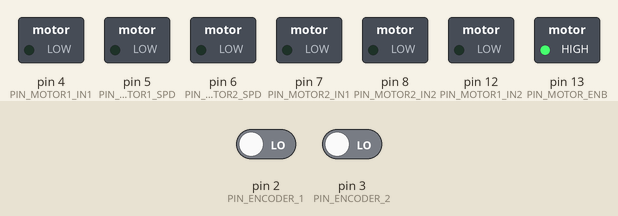
A sketch run on a simulated Arduino Uno, built with avr-gcc and run on an emulated ATmega328P. Parts: switched loads named in the sketch (green lamp = pin HIGH). The test bench sets the inputs (shaded band); at power-on: pin 2 (PIN_ENCODER_1) LOW, pin 3 (PIN_ENCODER_2) LOW. What the sketch prints to the serial monitor is not drawn.

Above: at 0.1 s.
At 3.1 s:
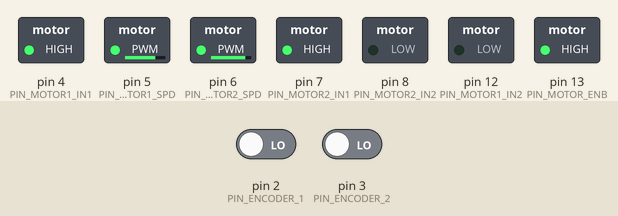
At 5.1 s:
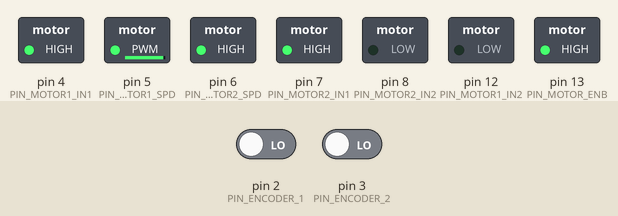
Timing chart, 0 to 6.6 s (numbered marks = the images above):
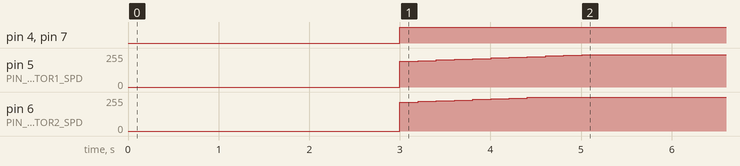

Measured:
- by itself, pin 4 (PIN_MOTOR1_IN1), pin 7 (PIN_MOTOR2_IN1): LOW → HIGH at 3.0 s
- by itself, pin 5 (PIN_MOTOR1_SPD): moves from 0/255 to 243/255 over 2.0 s
- by itself, pin 6 (PIN_MOTOR2_SPD): moves from 0/255 to 255/255 over 1.6 s

The sketch:

Straight.ino
```cpp
#include <PID_v1.h>
#include "encoderPolling.h"
#include "motor.h"

#define TRAVEL_FEETS 40
#define STEERINGTRIM -5

#define THROTTLE_START 200
#define THROTTLE_MAX 255
#define THROTTLE_STEP 5
#define THROTTLE_STEP_TIME 200

#define INCH_COUNT_CONVERSION 20.0/7.5

int steeringTrim;
double Kp = 2.4, Ki = 0, Kd = 0;
double Setpoint, Input, Output;
PID myPID(&Input, &Output, &Setpoint, Kp, Ki, Kd, DIRECT);

Encoder encoder;
Motor motor;
/*
function: moveForward

Parameters
inches (float): distance to move forward robot in inches

returns void

*/
void moveForward(float inches)
{
   encoder.resetCount();
   int throttle = THROTTLE_START;
   int moved = 0;
   float inchesToCount = (INCH_COUNT_CONVERSION); // 20 counts / correction
   int distance = (int)(inchesToCount * inches);
   unsigned long lastTime = micros();

   while (moved < distance)
  {

    encoder.poll();
    float lspd = encoder.getLeftSpeed();
    float rspd = encoder.getRightSpeed(); // read this side

    Input = lspd - rspd;
    if (
      (lspd == 0 && rspd > 0) ||
      (lspd > 0 && rspd == 0)
    )
    {
      Input = Input * 1.5;
    }
    myPID.Compute();

    if (throttle < 0)
    {
      motor.left(0);
      motor.right(0);
    }
    else
    {
      motor.left(throttle - Output);
      motor.right(throttle + Output);
    }
    Serial.println(Output);

    unsigned long currentTime = millis();
    unsigned long elapsedTime = currentTime - lastTime;

    moved = (encoder.getRightCount() + encoder.getLeftCount())/2;

    if (elapsedTime > THROTTLE_STEP_TIME)
    {
      throttle += THROTTLE_STEP;
      if (throttle > THROTTLE_MAX) throttle = THROTTLE_MAX;
      lastTime = currentTime;
    }
  }
  motor.stop();
}


void setup() {
  // put your setup code here, to run once:
  Serial.begin(115200);
  steeringTrim = STEERINGTRIM;
  Setpoint = steeringTrim;
  myPID.SetMode(AUTOMATIC);
  myPID.SetSampleTime(10);
  myPID.SetControllerDirection(REVERSE);
  myPID.SetOutputLimits(-255.0, 255.0);
  encoder.begin();
  motor.begin();
  delay(3000);
}

void loop() {
  // put your main code here, to run repeatedly:
  int feets = TRAVEL_FEETS;
  int inches = feets * 12;
  moveForward(inches);
}
```

encoderPolling.cpp
```cpp
#include <Arduino.h>
#include "encoderPolling.h"
#include "pindef.h"


#define SPEED_TIMEOUT 100000

Encoder::Encoder() :
  lastTimeLeft(0),
  lastTimeRight(0),
	leftSpeed(0),
	rightSpeed(0),
	leftPinLast(false),
	rightPinLast(false),
	leftCount(0),
	rightCount(0)
{
}

void Encoder::begin()
{
    pinMode(PIN_ENCODER_1, INPUT);
    pinMode(PIN_ENCODER_2, INPUT);
    resetCount();
}

void Encoder::poll()
{
    int leftPin = digitalRead(PIN_ENCODER_1);
    int rightPin = digitalRead(PIN_ENCODER_2);

    unsigned long currentTime = micros();
    unsigned long diffLeft = currentTime - lastTimeLeft;

    if (leftPin == HIGH && leftPinLast != HIGH)
    {
        leftPinLast = HIGH;
        lastTimeLeft = currentTime;
				leftSpeed = 100000.0 / (float) diffLeft;
				// Serial.println(diffLeft);
    }
    else if (leftPin == LOW && leftPinLast != LOW)
    {
        leftCount++;
        leftPinLast = LOW;
    }
		if (diffLeft > SPEED_TIMEOUT)
		{
			leftSpeed = 0;
		}

    unsigned long diffRight = currentTime - lastTimeRight;

    if (rightPin == HIGH && rightPinLast != HIGH)
    {
        rightPinLast = HIGH;
        lastTimeRight = currentTime;
				rightSpeed = 100000.0 / (float) diffRight;

    }
    else if (rightPin == LOW && rightPinLast != LOW)
    {
        rightCount++;
        rightPinLast = LOW;
    }
		if (diffRight > SPEED_TIMEOUT)
		{
			rightSpeed = 0;
		}

}

float Encoder::getLeftSpeed()
{
	return leftSpeed;
}

float Encoder::getRightSpeed()
{
	return rightSpeed;
}

int Encoder::getLeftCount()
{
  return leftCount;
}

int Encoder::getRightCount()
{
  return rightCount;
}

void Encoder::resetCount()
{
  leftCount = 0;
  rightCount = 0;
}
```

encoderPolling.h
```cpp
#ifndef ENCODER_H
#define ENCODER_H


class Encoder
{
public:
	unsigned long lastTimeLeft;
	unsigned long lastTimeRight;
	float leftSpeed;
	float rightSpeed;
	bool leftPinLast;
	bool rightPinLast;
	int leftCount;
	int rightCount;

	Encoder();
	void begin();

	void poll();

	float getLeftSpeed();
	float getRightSpeed();
	int getLeftCount();
	int getRightCount();

	void resetCount();


};

#endif //ENCODER_H
```

motor.cpp
```cpp
#include "motor.h"
#include "pindef.h"

Motor::Motor()
{
  pinMode(PIN_MOTOR_ENB, OUTPUT);
  disable();
  pinMode(PIN_MOTOR1_IN1, OUTPUT);
  pinMode(PIN_MOTOR1_IN2, OUTPUT);
  pinMode(PIN_MOTOR2_IN1, OUTPUT);
  pinMode(PIN_MOTOR2_IN2, OUTPUT);
  pinMode(PIN_MOTOR1_SPD, OUTPUT);
  pinMode(PIN_MOTOR2_SPD, OUTPUT);
}

void Motor::begin()
{
  stop();
  enable();
}

void Motor::disable()
{
  digitalWrite(PIN_MOTOR_ENB, LOW);
}

void Motor::enable()
{
  digitalWrite(PIN_MOTOR_ENB, HIGH);
}

void Motor::stop()
{
  digitalWrite(PIN_MOTOR1_SPD, LOW);
  digitalWrite(PIN_MOTOR2_SPD, LOW);
}


void Motor::leftForward(int speed)
{
  if (speed > 255) speed = 255;
  else if (speed < 0) speed = 0;
  digitalWrite(PIN_MOTOR1_IN1, HIGH);
  digitalWrite(PIN_MOTOR1_IN2, LOW);
  analogWrite(PIN_MOTOR1_SPD, speed);
}
void Motor::rightForward(int speed)
{
  if (speed > 255) speed = 255;
  else if (speed < 0) speed = 0;
  digitalWrite(PIN_MOTOR2_IN1, HIGH);
  digitalWrite(PIN_MOTOR2_IN2, LOW);
  analogWrite(PIN_MOTOR2_SPD, speed);
}

void Motor::leftBackward(int speed)
{
  if (speed > 255) speed = 255;
  else if (speed < 0) speed = 0;
  digitalWrite(PIN_MOTOR1_IN1, LOW);
  digitalWrite(PIN_MOTOR1_IN2, HIGH);
  analogWrite(PIN_MOTOR1_SPD, speed);
}
void Motor::rightBackward(int speed)
{
  if (speed > 255) speed = 255;
  else if (speed < 0) speed = 0;
  digitalWrite(PIN_MOTOR2_IN1, LOW);
  digitalWrite(PIN_MOTOR2_IN2, HIGH);
  analogWrite(PIN_MOTOR2_SPD, speed);
}

void Motor::left(int speed)
{
  if (speed >= 0)
  {
    leftForward(speed);
  }
  else if (speed < 0)
  {
    leftBackward(-speed);
  }
}

void Motor::right(int speed)
{
  if (speed >= 0)
  {
    rightForward(speed);
  }
  else if (speed < 0)
  {
    rightBackward(-speed);
  }
}
```

motor.h
```cpp
#ifndef MOTOR_H
#define MOTOR_H

#include <arduino.h>

class Motor
{
public:
    // Motor(int a1, int a1, int aSpd, int b1, int b2, int bSpd, int enable);
    Motor();
    void begin();
    void enable();
    void disable();
    void stop();

    void leftForward(int speed);
    void leftBackward(int speed);
    void rightForward(int speed);
    void rightBackward(int speed);

    void left(int speed);
    void right(int speed);
};


#endif //MOTOR_H
```

pindef.h
```cpp
#ifndef PINDEF_H
#define PINDEF_H


#define PIN_MOTOR1_IN1 4
#define PIN_MOTOR1_IN2 12

#define PIN_MOTOR2_IN1 7
#define PIN_MOTOR2_IN2 8

#define PIN_MOTOR1_SPD 5
#define PIN_MOTOR2_SPD 6

#define PIN_MOTOR_ENB 13

#define PIN_ENCODER_1 2
#define PIN_ENCODER_2 3

#define PIN_GRIPPER_LIFT 9
#define PIN_GRIPPER_CLAW 10

#define PIN_SONAR_TRIG A0
#define PIN_SONAR_ECHO A1


#endif //PINDEF_H
```
